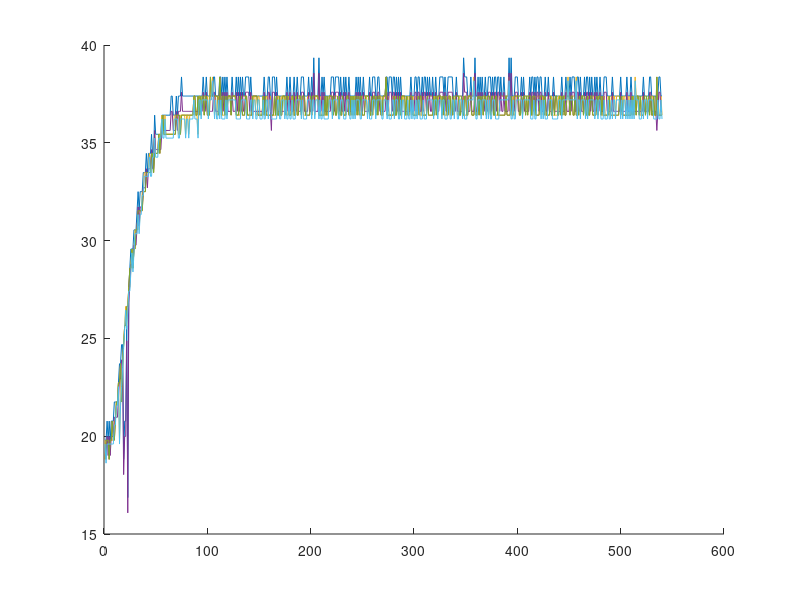

The MATLAB source for this figure:
%% Load the data
t = load('temps.mat');

t = t.temps;

%% Get the temps
fc1_indices = 1:3:length(t);
fc2_indices = 2:3:length(t);
fc3_indices = 3:3:length(t);

fc1_temps = t(fc1_indices);
fc2_temps = t(fc2_indices);
fc3_temps = t(fc3_indices);

%% Plot the temps
hold on
plot(fc1_temps)
plot(fc2_temps)
plot(fc3_temps)

hold off

%% Get the temperature offsets

fc1_init_temp = mean(fc1_temps(1:5));
fc2_init_temp = mean(fc2_temps(1:5));
fc3_init_temp = mean(fc3_temps(1:5));

fc1_temps_offset = fc1_temps + (fc2_init_temp - fc1_init_temp);
fc3_temps_offset = fc3_temps + (fc2_init_temp - fc3_init_temp);


hold on
plot(fc1_temps_offset)
plot(fc2_temps)
plot(fc3_temps_offset)

hold off

%% Save the temperatures
all_temps = [fc1_temps_offset', fc2_temps', fc3_temps_offset'];

csvwrite('temperatures.txt',all_temps);

